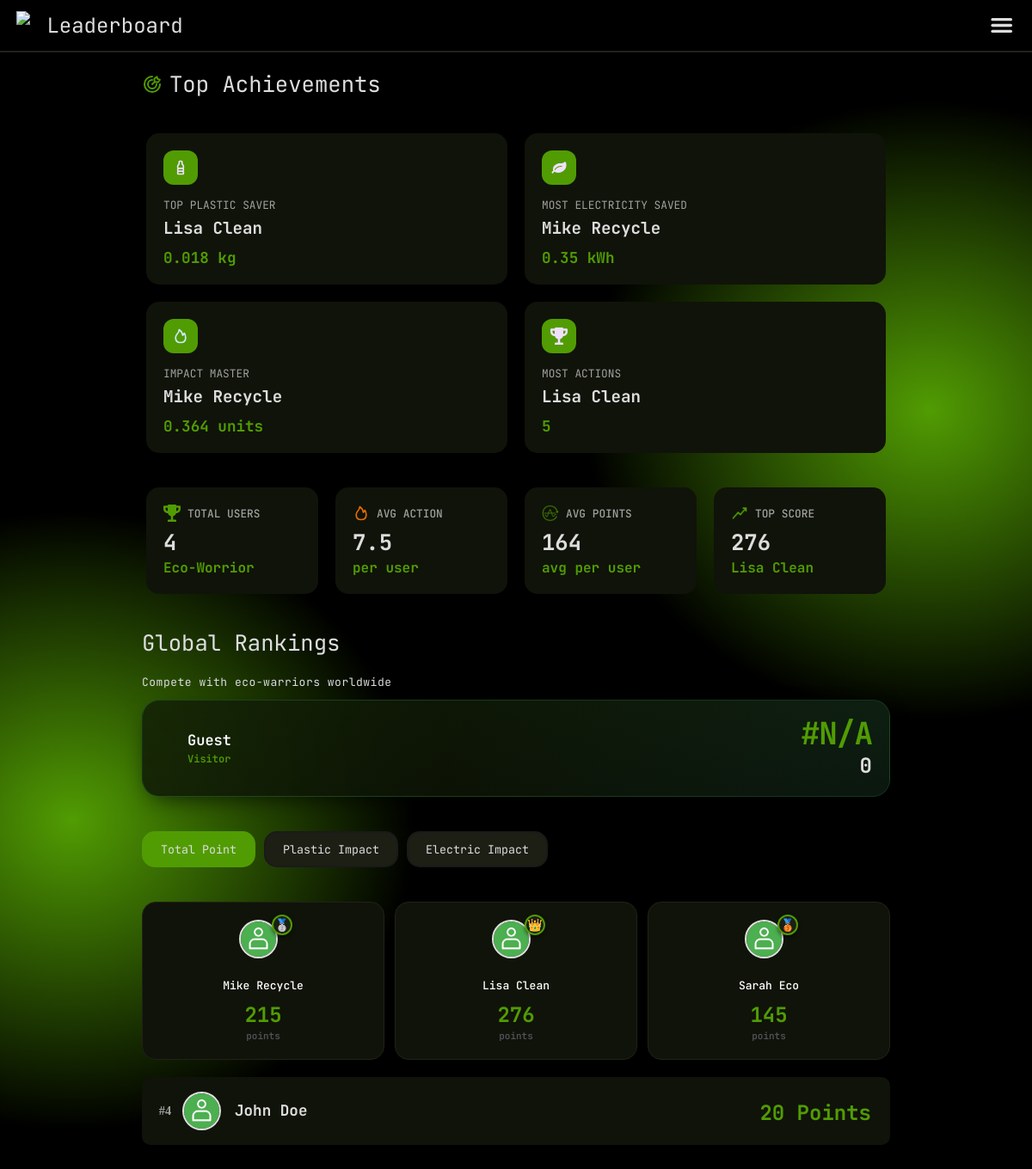
The page /leaderboard.php on the database its author committed.
### tables this page shows
CREATE TABLE USERS (
    username VARCHAR(200) PRIMARY KEY,
    email VARCHAR(200),
    password VARCHAR(64),
    name VARCHAR(200),
    DOB INT,
    profile_picture BLOB,
    role VARCHAR(20),
    FOREIGN KEY (role) REFERENCES ROLES(role)
);

### api/users/fetch_all.php (called while the page is built, shortened)
<?php
include dirname(__DIR__) . '/conn.php';
$query = "SELECT * FROM ecoquest.USERS";
$users = array();
$queryResult = mysqli_query($dbConnection, $query);
foreach (mysqli_fetch_all($queryResult, MYSQLI_ASSOC) as $line) {
    $users[$line['username']] = array(
        'username' => $line['username'],
        'password' => $line['password'],
        'name' => $line['name'],
        'DOB' => (int)$line['DOB'],
        'profile_picture' => $line['profile_picture'],
        'role' => $line['role']
    );
}

### api/submission/fetch_all.php (called while the page is built, shortened)
<?php
include dirname(__DIR__) . '/conn.php';
include dirname(__DIR__) . '/submission/functions.php';
$query = "SELECT * FROM ecoquest.SUBMISSION";
$submissions = array();
$queryResult = mysqli_query($dbConnection, $query);
foreach (mysqli_fetch_all($queryResult, MYSQLI_ASSOC) as $line) {
    $submissions[$line['ID']] = array(
        'ID' => $line['ID'],
        'user' => $line['user'],
        'task_ID' => $line['task_ID'],
        'submitted_timestamp' => (int)$line['submitted_timestamp'],
        'action_count' => (int)$line['action_count'],
        'status' => $line['status'],
        'curator' => $line['curator']
    );
}

### api/points/functions.php (called while the page is built, shortened)
<?php
function points_get_total($username)
{
    include dirname(__DIR__) . "/conn.php";
    $query = "SELECT SUM(task.reward_rate * submission.action_count) as total
            FROM submission
            JOIN task ON submission.task_id = task.id
            WHERE submission.user = '$username' AND submission.status = 'approved'";
    $result = mysqli_query($dbConnection, $query);
    $row = mysqli_fetch_assoc($result);
    return intval($row['total'] ?? 0);
}

### api/goals/functions.php (called while the page is built, shortened)
<?php
function goals_contributions_all($username, $type = NULL, $onlyActive = true)
{
    include dirname(__DIR__) . '/conn.php';
    $query = "select *, coalesce((
        select
    	sum(task.goal_contribution * submission.action_count)
	    from submission
            inner join task
            on task.ID = submission.task_ID
        where
            (submission.user = '$username') and
            (submission.status = 'approved') and
            (task.goal_type = goals.goal_type)
            " . ($onlyActive ? "and (submission.submitted_timestamp between goals.starting_time and goals.ending_time)" : "") . "
    ), 0) as total from goals
    " . (is_null($type) ? "" : "where (goals.type = '$type')");
    $queryResult = mysqli_query($dbConnection, $query);
    $result = array();
    foreach (mysqli_fetch_all($queryResult, MYSQLI_ASSOC) as $row) {
        $result[$row['ID']] = array(
            'ID' => $row['ID'],
            'title' => $row['title'],
            'description' => $row['description'],
            'media' => $row['media'],
            'goal_type' => $row['goal_type'],
            'goal' => $row['goal'],
            'starting_time' => intval($row['starting_time']),
            'ending_time' => intval($row['ending_time']),
            'type' => $row['type'],
            'total' => floatval($row['total']),
        );
    }
    return $result;
}

### leaderboard.php (the view, shortened to what this page needs)
<?php
include 'api/users/fetch_all.php';
include 'api/submission/fetch_all.php';
include 'api/task/fetch_all.php';
include 'api/points/functions.php';
include 'api/credentials/fetch_all.php';
include 'api/goals/functions.php';
$participants = array_filter($users, function($u) {
    return isset($u['role']) && $u['role'] === 'user';
});
$totalPointsSum = 0;
foreach ($participants as &$u) {
    $username = $u['username'];
    $u['points'] = points_get_total($username);
    $userImpacts = goals_contributions_all($username, NULL, false);
    $u['plastic_impact'] = 0;
    $u['electric_impact'] = 0;
    $u['action_count'] = 0;
    foreach ($userImpacts as $goal) {
        if ($goal['goal_type'] === 'plastic') $u['plastic_impact'] += $goal['total'];
        if ($goal['goal_type'] === 'electric') $u['electric_impact'] += $goal['total'];
    }
    $totalPointsSum += $u['points'];
}
$topPlasticUser = ['username' => 'No data', 'val' => 0];
$topElectricUser = ['username' => 'No data', 'val' => 0];
$mostAction = ['username' => 'No data', 'val' => 0];
$impactMaster = ['username' => 'No data', 'val' => 0];
$topScoreVal = 0;
$topScoreName = 'No data';
foreach ($participants as $u) {
    if ($u['plastic_impact'] > $topPlasticUser['val'])
        $topPlasticUser = ['username' => $u['name'], 'val' => $u['plastic_impact']];
    if ($u['electric_impact'] > $topElectricUser['val'])
        $topElectricUser = ['username' => $u['name'], 'val' => $u['electric_impact']];
    if ($u['action_count'] > $mostAction['val'])
        $mostAction = ['username' => $u['name'], 'val' => $u['action_count']];
    if ($u['points'] > $topScoreVal) {
        $topScoreVal = $u['points'];
        $topScoreName = $u['name'];
    }
    $combined = $u['plastic_impact'] + $u['electric_impact'];
    if ($combined > $impactMaster['val'])
        $impactMaster = ['username' => $u['name'], 'val' => $combined];
}
$sortColumn = $_GET['sort'] ?? 'points';
$unit = 'Points';
if ($sortColumn === 'plastic_impact') {
    $unit = 'kg';
} elseif ($sortColumn === 'electric_impact') {
    $unit = 'kWh';
} else {
    $sortColumn = 'points';
}
usort($participants, function($a, $b) use ($sortColumn) {
    return (int)($b[$sortColumn] ?? 0) <=> (int)($a[$sortColumn] ?? 0);
});
$leaderboard = array_values($participants);
$currentUser = null;
$currentUser = $currentUser ?? ['name' => 'Guest', 'rank' => 'N/A', 'points' => 0, 'title' => 'Visitor'];
$totalUserCount = count($participants);
$avgActionsVal = ($totalUserCount > 0) ? round(count($submissions) / $totalUserCount, 1) : 0;
$avgPointsVal = ($totalUserCount > 0) ? round($totalPointsSum / $totalUserCount) : 0;
?>
<!DOCTYPE html>
<html lang="en">
<head>
    <link rel="stylesheet" href="./styles/style.css">
    <link rel="stylesheet" href="./styles/leaderboard.css">
    <link rel="stylesheet" href="./styles/leaderboard2.css">
</head>
<body>
    <div id="bg-color">
        <div id="elements">
            <?php $headerTitle = "Leaderboard"; include './components/header.php'; ?>
            <div id="top-achievements">
                <img src="./assets/target.svg">
                <h3>Top Achievements</h3>
            </div>
            <div id="achievements-grid">
                <div class="achievement-card">
                    <div class="card-icon"><img src="./assets/plastic.svg"></div>
                    <p class="achievement-title">TOP PLASTIC SAVER</p>
                    <p class="achievement-name"><?= htmlspecialchars($topPlasticUser['username']) ?></p>
                    <p class="achievement-value green-text"><?= $topPlasticUser['val'] ?> kg</p>
                </div>
                <div class="achievement-card">
                    <div class="card-icon"><img src="./assets/leaf.svg"></div>
                    <p class="achievement-title">MOST ELECTRICITY SAVED</p>
                    <p class="achievement-name"><?= htmlspecialchars($topElectricUser['username']) ?></p>
                    <p class="achievement-value green-text"><?= $topElectricUser['val'] ?> kWh</p>
                </div>
                <div class="achievement-card">
                    <div class="card-icon"><img src="./assets/fire.svg"></div>
                    <p class="achievement-title">IMPACT MASTER</p>
                    <p class="achievement-name"><?= htmlspecialchars($impactMaster['username']) ?></p>
                    <p class="achievement-value green-text"><?= $impactMaster['val'] ?> units</p>
                </div>
                <div class="achievement-card">
                    <div class="card-icon"><img src="./assets/trophy.svg"></div>
                    <p class="achievement-title">MOST ACTIONS</p>
                    <p class="achievement-name"><?= htmlspecialchars($mostAction['username']) ?></p>
                    <p class="achievement-value green-text"><?= $mostAction['val'] ?> </p>
                </div>
            </div>
            <div id="stats-grid">
                <div class="stats-card">
                    <div class="stats-header"><img src="./assets/trophy.svg"><p class="stats-title">TOTAL USERS</p></div>
                    <p class="stats-value"><?= $totalUserCount ?></p>
                    <p class="stats-footer green-text">Eco-Worrior</p>
                </div>
                <div class="stats-card">
                    <div class="stats-header"><img src="./assets/fire.svg"><p class="stats-title">AVG ACTION</p></div>
                    <p class="stats-value"><?= $avgActionsVal ?></p>
                    <p class="stats-footer green-text">per user</p>
                </div>
                <div class="stats-card">
                    <div class="stats-header"><img src="./assets/average.png"><p class="stats-title">AVG POINTS</p></div>
                    <p class="stats-value"><?= $avgPointsVal ?></p>
                    <p class="stats-footer green-text">avg per user</p>
                </div>
                <div class="stats-card">
                    <div class="stats-header"><img src="./assets/increase.png"><p class="stats-title">TOP SCORE</p></div>
                    <p class="stats-value"><?= $topScoreVal ?></p>
                    <p class="stats-footer green-text"><?= htmlspecialchars($topScoreName) ?></p>
                </div>
            </div>
            <section id="global-rankings">
                <h2>Global Rankings</h2>
                <div class="user-card">
                    <div class="label-header"><p>Compete with eco-warriors worldwide</p></div>
                    <div class="rank-card">
                        <div class="card-content">
                            <div class="user-section">
                                <div class="user-info">
                                    <span class="user-title"><?= htmlspecialchars($currentUser['name']) ?></span>
                                    <span class="user-level"><?= htmlspecialchars($currentUser['title'] ?? 'Member') ?></span>
                                </div>
                            </div>
                            <div class="user-stats-section">
                                <span class="user-rank-number">#<?= $currentUser['rank'] ?></span>
                                <span class="user-points"><?= number_format($currentUser[$sortColumn] ?? 0) ?></span>
                            </div>
                        </div>
                    </div>
                    <div id="board-filter">
                        <nav class="board-filters" id="timeFilters">
                            <button type="button" class="board-button <?= $sortColumn == 'points' ? 'active' : '' ?>" onclick="filterLeaderboard('points')">Total Point</button>
                            <button type="button" class="board-button <?= $sortColumn == 'plastic_impact' ? 'active' : '' ?>" onclick="filterLeaderboard('plastic_impact')">Plastic Impact</button>
                            <button type="button" class="board-button <?= $sortColumn == 'electric_impact' ? 'active' : '' ?>" onclick="filterLeaderboard('electric_impact')">Electric Impact</button>
                        </nav>
                    </div>
                    <div class="leaderboard">
                        <?php
                        $podiumMap = [1, 0, 2];
                        $ranks = [1 => 'silver', 0 => 'gold', 2 => 'bronze'];
                        $badges = [1 => '🥈', 0 => '👑', 2 => '🥉'];
                        foreach($podiumMap as $index):
                            if(isset($leaderboard[$index])):
                                $user = $leaderboard[$index];
                                $imgPath = $user['profile_pic'] ?? './assets/avatar.png';
                        ?>
                            <div class="card <?= $ranks[$index] ?>">
                                <div class="avatar">
                                    <div class="user-avatar-container"><img src="<?= $imgPath ?>" class="leaderboard-avatar"></div>
                                    <span class="badge"><?= $badges[$index] ?></span>
                                </div>
                                <h3><?= htmlspecialchars($user['name']) ?></h3>
                                <p class="user-points green-text"><?= number_format($user[$sortColumn] ?? 0) ?></p>
                                <p class="label"><?= $unit ?></p>
                            </div>
                        <?php endif; endforeach; ?>
                    </div>
                    <ul id="leaderboard-list">
                        <?php for($i = 3; $i < 10; $i++):
                            if(isset($leaderboard[$i])):
                                $user = $leaderboard[$i];
                                $imgPath = $user['profile_pic'] ?? './assets/avatar.png';
                        ?>
                            <li class="ranking-item">
                                <div class="rank-badge number-rank">#<?= $i + 1 ?></div>
                                <div class="user-avatar-container"><img src="<?= $imgPath ?>" class="leaderboard-avatar"></div>
                                <div class="user-info">
                                    <span class="user-name"><?= htmlspecialchars($user['name']) ?></span>
                                </div>
                                <span class="user-points green-text">
                                    <?= number_format($user[$sortColumn] ?? 0) ?> <?= $unit ?>
                                </span>
                            </li>
                        <?php endif; endfor; ?>
                    </ul>
                </div>
            </section>
        </div>
    </div>
</body>

### rows shown on the page
users: name "Lisa Clean", name "0.018", name "5"
users: name "Mike Recycle", name "0.35", name "0.364"
users: name "Sarah Eco"
users: name "John Doe"

### other values the page prints
$headerTitle "Leaderboard"
$totalUserCount "4"
$avgActionsVal "7.5"
$avgPointsVal "164"
$topScoreVal "276"
$currentUser['name'] "Guest"
$currentUser['title'] "Visitor"
$currentUser['rank'] "N/A"
$currentUser[$sortColumn] "0"
$badges[$index] "🥈"
$user[$sortColumn] "215"
$badges[$index] "👑"
$user[$sortColumn] "276"
$badges[$index] "🥉"
$user[$sortColumn] "145"
